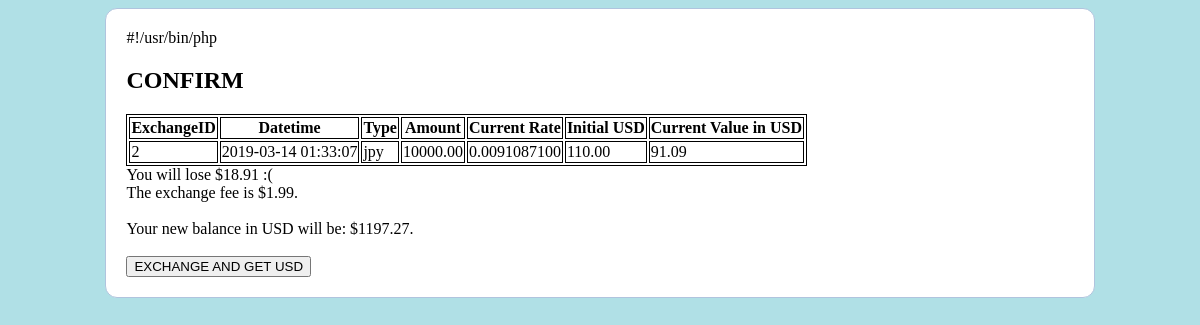
Before: /tradeform.php?trade=2 with the older database file.
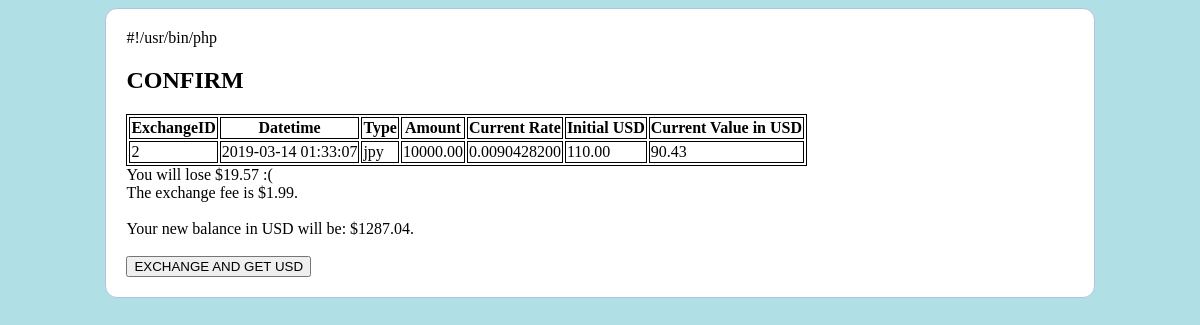
After: the same page with the newer database file.
### tables this page shows
CREATE TABLE `exchanges` (
  `exchangeid` int(11) NOT NULL AUTO_INCREMENT,
  `userid` int(11) NOT NULL,
  `toCurr` varchar(3) NOT NULL,
  `amount` decimal(15,2) NOT NULL,
  `datetime` timestamp NOT NULL DEFAULT CURRENT_TIMESTAMP,
  `initialUSD` decimal(10,2) DEFAULT NULL,
  `currentUSD` decimal(10,2) DEFAULT NULL,
  `rate` decimal(11,10) DEFAULT NULL,
  `status` varchar(1) DEFAULT NULL,
  PRIMARY KEY (`exchangeid`)
);

CREATE TABLE `user` (
  `userid` int(11) NOT NULL AUTO_INCREMENT,
  `username` varchar(250) NOT NULL,
  `password` varchar(255) NOT NULL,
  `email` varchar(100) NOT NULL,
  `curr_bal` decimal(6,2) NOT NULL DEFAULT '0.00',
  PRIMARY KEY (`userid`)
);

### tradeform.php (the view, shortened to what this page needs)
<!DOCTYPE html>
<html>
<head>
</head>
<body>
<form action="testRabbitMQClient.php">
<?php
include ("functions.php");
$xid =$_GET['trade'];
$db = connectDB();
$s = "select * from exchanges where exchangeid='$xid' ";
($t = mysqli_query ( $db  , $s))  or die (mysqli_error($db));
print "<h2>CONFIRM</h2>";
print "<table id='portfolio'>";
		print "<tr> <th>ExchangeID</th> <th>Datetime</th> <th>Type</th> <th>Amount</th> <th>Current Rate</th> <th>Initial USD</th> <th>Current Value in USD</th> </tr>";
		while( $w = mysqli_fetch_array($t, MYSQLI_ASSOC))
		  {
			$userid = $w["userid"];
			  $toCurr = $w ["toCurr"];
			  $amount = $w ["amount"];
			  $datetime = $w ["datetime"];
			  $exchangeID = $w["exchangeid"];
			$rate = $w["rate"];
			$initialUSD = $w["initialUSD"];
			$currentUSD = $w["currentUSD"];
			  print   "<tr>";
			  print   "<td> $exchangeID</td>"  ;
			  print   "<td> $datetime</td>"  ;
			  print   "<td> $toCurr</td>"  ;
			  print   "<td> $amount</td>"  ;
			print   "<td> $rate</td>"  ;
			  print   "<td>$initialUSD</td>"  ;
			print   "<td>$currentUSD</td>"  ;
			  print   "</tr>";
		  }
  print "</table>";
$s = "select * from user where userid = '$userid'";
($t = mysqli_query ( $db  , $s))  or die (mysqli_error($db));
while ( $r = mysqli_fetch_array($t, MYSQLI_ASSOC))
	{
			$currbal= $r["curr_bal"];
			$newbal = $currbal + $currentUSD;
	}
$result = $currentUSD -$initialUSD;
$absVal = abs($result);
if( $result <0){
	print "You will lose $$absVal :( ";
}else{
	print "You will make $$result!";
}
print "<br>The exchange fee is \$1.99.<br>";
print "<br>Your new balance in USD will be: $$newbal.<br>";
?>
<br><button type='submit' name= 'type' value = 'Update'>EXCHANGE AND GET USD</button>
</form>
</body>
</html>

Changed rows visible on the page:
changed exchanges "jpy": rate "0.0091087100" → "0.0090428200"; currentUSD "91.09" → "90.43"; absVal "18.91" → "19.57"
changed user: curr_bal.currentUSD "1197.27" → "1287.04"
